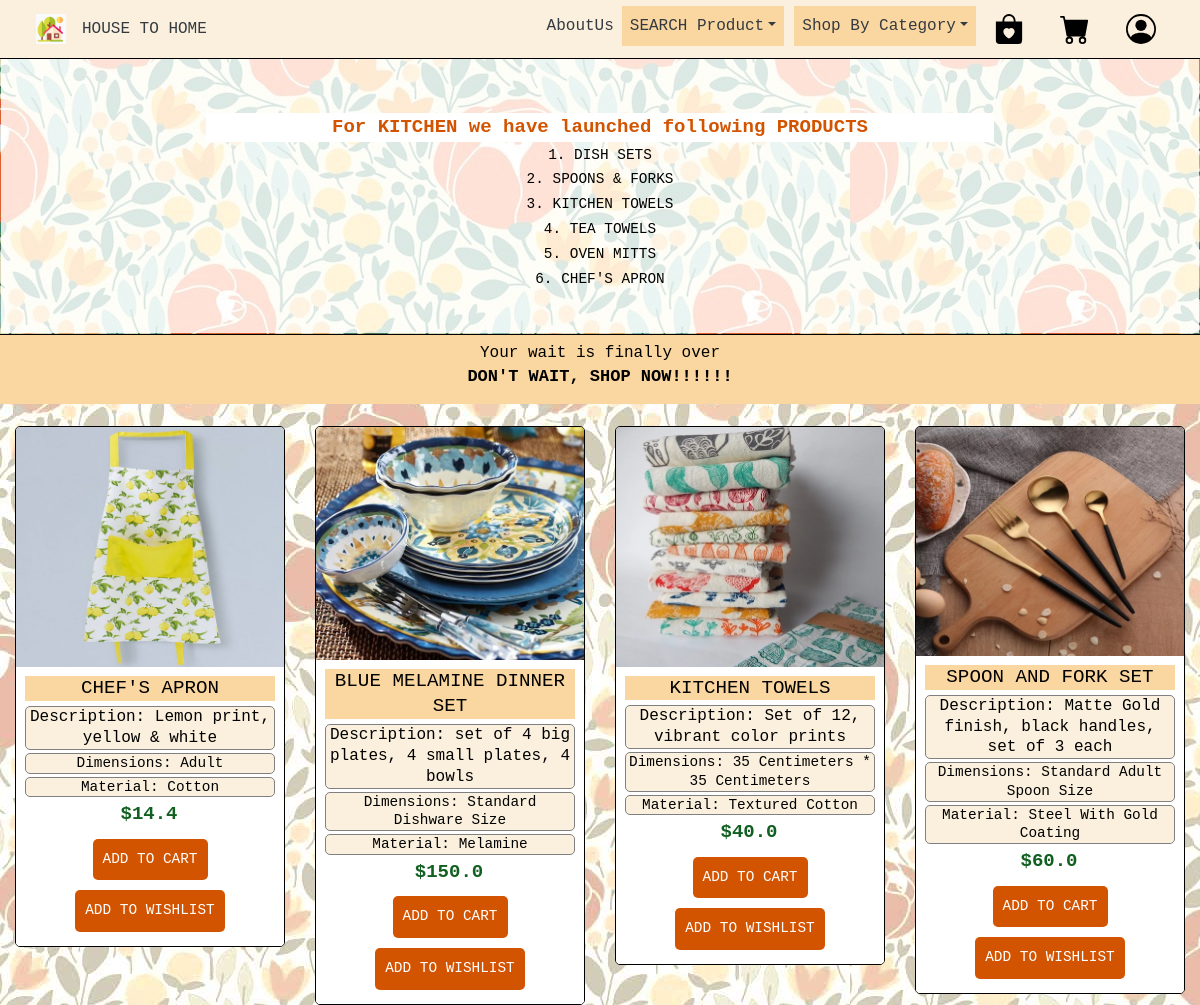
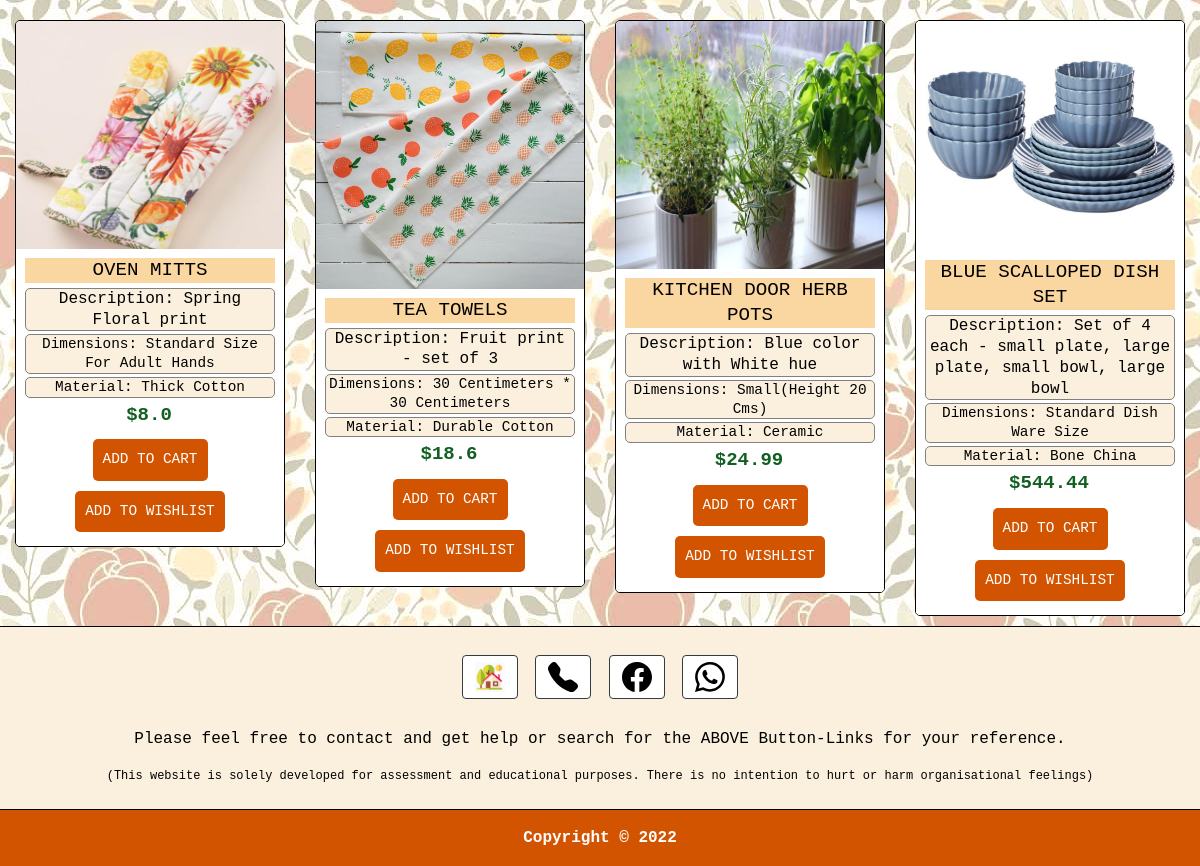
Page /houseToHome/kitchenproducts/ on the committed database (2 pictures, top to bottom).
### HouseToHomeStore/models.py (models this page shows, shortened)
class Product(db.Model):
    __tablename__ = 'product'
    unique_product_id = db.Column(db.Integer, primary_key=True)
    title = db.Column(db.String(64), unique=True)
    description = db.Column(db.String(500), nullable=False)
    image = db.Column(db.String(60), nullable=False)
    dimension = db.Column(db.String(160), nullable=False)
    material = db.Column(db.String(160), nullable=False)
    category = db.Column(db.String(160), nullable=False)
    price = db.Column(db.Float, nullable=False)
    singleCount = db.Column(db.Integer, default=1, nullable=False)
    shoppingCartcount = db.Column(db.Integer, default=1, nullable=False)
    wishListCount = db.Column(db.Integer, default=1, nullable=False)
    shippingCost = db.Column(db.Float, default=15, nullable=False)

### HouseToHomeStore/views.py (the view)
@bp.route('/houseToHome/kitchenproducts/')
def kitchenproducts():
    kitchensP = Product.query.filter(Product.category == 'Kitchen')
    return render_template('kitchenIndex.html', kitchensP=kitchensP)

### HouseToHomeStore/templates/kitchenIndex.html (shortened to what this page needs)
<!DOCTYPE html>
<html lang="en">
<head>
    <link rel="stylesheet" href="https://stackpath.bootstrapcdn.com/bootstrap/4.3.1/css/bootstrap.min.css"
>
    <link rel="stylesheet" href="https://cdn.jsdelivr.net/npm/bootstrap-icons@1.8.2/font/bootstrap-icons.css">
    <link rel="stylesheet" type="text/css" href="{{ url_for('static',filename='Css/styleKitchen.css') }}" />
</head>
<body>
    <header>
        <nav class="navbar navbar-light fixed-top navbar-expand-lg"
            style="background-color: #FAF0DD; border-bottom: 1px solid black; padding:0px;">
            <div class="container" style="padding: 6px;">
                <a class="navbar-brand-LOGO" href="{{ url_for('main.index') }}">
                    <img src="{{ url_for('static',filename='Images/Logos/Brand.jpeg') }}" width="30" height="30"
                        class="d-inline-block align-top" alt="HOUSE TO HOME">
                </a>
                <div class="navbar-brand-LOGO">
                    <a class="nav-item text-dark nav-link" href="{{ url_for('main.index') }}">HOUSE TO HOME</a>
                </div>
                <div class="collapse navbar-collapse" id="navbarToggler">
                    <div class="navbar-nav ml-auto">
                        <a href="#id02" class="nav-item text-dark nav-link navbar-Login-LOGO" style="margin-left: 0px;">
                            <button-loginClick onclick="document.getElementById('id02').style.display='block'"
                                style="width:auto;">
                                <h>AboutUs</h>
                            </button-loginClick>
                        </a>
                        <div class="dropdown">
                            <a class="nav-item text-dark nav-link dropdown-toggle" data-toggle="dropdown"
                                id="bookDropdown" aria-haspopup="true" aria-expanded="false" href="#"
                                style="margin-right:10px;">SEARCH Product</a>
                        </div>
                        <div class="dropdown">
                            <a class="nav-item text-dark nav-link dropdown-toggle" data-toggle="dropdown"
                                id="bookDropdown" aria-haspopup="true" aria-expanded="false" href="#">Shop By
                                Category</a>
                        </div>
                        <a href="{{ url_for('main.addProductToWishList') }}"
                            class="nav-item text-dark nav-link navbar-Wishlist-LOGO"
                            class="nav-item text-dark nav-link navbar-Wishlist-LOGO" data-toggle="tooltip"
                            data-placement="bottom" title="WISH LIST">
                            <img src="{{ url_for('static',filename='Images/Logos/bag-heart-fill.svg') }}" width="30"
                                height="30" alt="WishList Logo">
                        </a>
                        <a href="{{ url_for('main.placeOrder') }}" class="nav-item text-dark nav-link navbar-Cart-LOGO"
                            class="nav-item text-dark nav-link navbar-Wishlist-LOGO" data-toggle="tooltip"
                            data-placement="bottom" title="SHOPPING CART">
                            <img src="{{ url_for('static',filename='Images/Logos/cart-fill.svg') }}" width="30"
                                height="30" alt="Cart Logo">
                        </a>
                        <a href="#id01" class="nav-item text-dark nav-link navbar-Login-LOGO"
                            class="nav-item text-dark nav-link navbar-Wishlist-LOGO" data-toggle="tooltip"
                            data-placement="bottom" title="LOG IN">
                            <button-loginClick onclick="document.getElementById('id01').style.display='block'"
                                style="width:auto;">
                                <img src="{{ url_for('static',filename='Images/Logos/person-circle.svg') }}"
                                    class="loginImage" width="30" height="30" alt="Login Logo">
                            </button-loginClick>
                        </a>
                    </div>
                </div>
            </div>
        </nav>
        <div class="jumbotron jumbotron-fluid card card-image">
            <div class="row justify-content-center mt-5 pb-4">
                <div class="col-md-8">
                    <div class="py-4 mb-5">
                        <p class="text-center backgroundImageContent tagLine">For KITCHEN we have launched following
                            PRODUCTS
                        </p>
                        <p class="text-center backgroundImageContent">1. DISH SETS</p>
                        <p class="text-center backgroundImageContent">2. SPOONS & FORKS</p>
                        <p class="text-center backgroundImageContent">3. KITCHEN TOWELS</p>
                        <p class="text-center backgroundImageContent">4. TEA TOWELS</p>
                        <p class="text-center backgroundImageContent">5. OVEN MITTS</p>
                        <p class="text-center backgroundImageContent">6. CHEF'S APRON</p>
                    </div>
                </div>
            </div>
        </div>
    </header>
    <main>
        <div class="text-center"
            style="background-color: #FAD7A0; border-top: black 1px solid; padding-top: 6px; padding-bottom: 6px;">
            <h10 style="background-color:#FAD7A0; padding:2px; color:black">Your wait is finally over</h10>
            <h6 style="font-size:17px; font-weight:600; background-color:#FAD7A0; padding:2px; color:black">DON'T WAIT,
                SHOP NOW!!!!!!</h6>
        </div>
        <div class="container-fluid fadeThePicture-here">
            <div class="row justify-content-center">
                {% for products in kitchensP%}
                <div class="col-md-3 col-sm-6" style="
                    padding-top: 10px;
                    padding-bottom: 10px;">
                    <div class="product-grid4">
                        <div class="product-image4">
                            <img class="pic-1"
                                src="{{url_for('static', filename='Images/'+products.category+'/'+products.image)}}">
                        </div>
                        <div class="product-content">
                            <h3 class="title">{{products.title}}</h3>
                            <h3 class="description">Description: {{products.description}}</h3>
                            <h3 class="dimensions">dimensions: {{products.dimension}}</h3>
                            <h3 class="material">material: {{products.material}}</h3>
                            <div class="price">
                                ${{products.price}}
                            </div>
                            <form action="{{ url_for('main.placeOrder') }}">
                                <input class="add-to-cart" type="submit" value="ADD TO CART">
                            </form>
                            <form action="{{ url_for('main.addProductToWishList') }}">
                                <input class="add-to-cart" type="submit" value="ADD TO WISHLIST">
                            </form>
                        </div>
                    </div>
                </div>
                {% endfor %}
            </div>
        </div>
    </main>
    <footer class="text-center text-dark" style="background-color: #FAF0DD;">
        <div class="container p-4 footer">
            <a class="btn btn-outline-dark btn-floating m-1" href="{{ url_for('main.index') }}" role="button">
                <img src="{{ url_for('static',filename='Images/Logos/Brand.jpeg') }}" width="30" height="30"
                    class="d-inline-block align-top" alt="Home page">
            </a>
            <a class="btn btn-outline-dark btn-floating m-1" href="#!" role="button" data-toggle="tooltip"
                data-placement="bottom" title="CONTACT US ON NUMBER- 99988866">
                <img src="{{ url_for('static',filename='Images/Logos/telephone-fill.svg') }}" width="30" height="30"
                    class="d-inline-block align-top" alt="Contact Us">
            </a>
            <a class="btn btn-outline-dark btn-floating m-1" href="#!" role="button" data-toggle="tooltip"
                data-placement="bottom" title="GO TO OUR FACEBOOK">
                <img src="{{ url_for('static',filename='Images/Logos/facebook.svg') }}" width="30" height="30"
                    class="d-inline-block align-top" alt="Facebook Link">
            </a>
            <a class="btn btn-outline-dark btn-floating m-1" href="#!" role="button" data-toggle="tooltip"
                data-placement="bottom" title="WHATS APP US">
                <img src="{{ url_for('static',filename='Images/Logos/whatsapp.svg') }}" width="30" height="30"
                    class="d-inline-block align-top" alt="Whats App Link">
            </a>
        </div>
        <div class="mb-4 content-for-footer">
            <p style="font-weight: 500;">
                Please feel free to contact and get help or search for the ABOVE Button-Links for your reference.
            </p>
            <p style="font-size: 12px">
                (This website is solely developed for assessment and educational purposes. There is no intention to hurt
                or harm organisational feelings)
            </p>
        </div>
        <div class="text-center p-3">
            Copyright &copy; 2022
        </div>
    </footer>
</body>
</html>

### HouseToHomeStore/static/Css/styleKitchen.css (style rules this page uses)
.nav-item { font-family: "Courier New", sans-serif; font-weight: 500; }
.dropdown-toggle { background-color: #FAD7A0; }
.navbar-Wishlist-LOGO { margin-left: 10px; margin-right: 10px; }
.navbar-Cart-LOGO { margin-left: 10px; margin-right: 10px; }
.navbar-brand-LOGO { margin-left: none; }
.navbar-Login-LOGO { margin-left: 10px; }
footer { border-top: 1px solid black; }
.content-for-footer p { font-family: "Courier New", sans-serif; color: black; }
.text-center .p-3 { background-color: #D35400; font-family: "Courier New", sans-serif; color: white; font-weight: bold; border-top: 1px solid black; }
.backgroundImageContent { font-family: "Courier New", sans-serif; color: black; font-size: larger; font-weight: 500; }
.btn { background-color: white; font-family: 'Courier New', sans-serif; color: black; }
h6 { position: relative; margin-bottom: 8px; font-family: 'Courier New', sans-serif; }
h10 { position: relative; margin-top: 8px; font-family: 'Courier New', sans-serif; }
.jumbotron { background-image: url(../Images/BackgroundImg/Background.jpeg); padding-top: 6%; padding-bottom: 2%; margin-bottom: 0px; background-attachment: fixed; }
.jumbotron::before { content: ""; background-color: rgba(255, 255, 255, 0.80); top: 0px; right: 0px; bottom: 0px; left: 0px; position: absolute; }
.mb-5, .my-5 { margin-bottom: -2rem !important; font-size: 12px; margin-top: -2rem !important; }
.backgroundImageContent { margin-top: 0; margin-bottom: 0.2rem; }
.tagLine { margin-top: 0; margin-bottom: 0.2rem; font-size: 19px; font-weight: 600; color: #D35400; background-color: white; }
.fadeThePicture-here { background-image: url(../Images/BackgroundImg/BackgroundDim.jpeg); margin: 0px; padding-top: 12px; background-attachment: fixed; background-repeat: repeat; }
.product-grid4, .product-grid4 .product-image4 { position: relative }
.product-grid4 { font-family: "Courier New", sans-serif; text-align: center; border-radius: 5px; overflow: hidden; z-index: 1; border: 1.3px solid black; }
.product-grid4 .product-image4 img { width: 100%; height: auto; display: block; }
.product-grid4 .product-content { padding: 9px; background-color: white; }
.product-grid4 .title { text-transform: capitalize; color: black; font-weight: 500; font-size: 1.2em; line-height: 1.3em; margin-top: 0; margin-bottom: 5px; padding: 0; font-family: 'Courier New', sans-serif; background-color: #FAD7A0; }
.product-grid4 .description { color: black; font-size: 1em; line-height: 1.3em; margin-top: 0; margin-bottom: 3px; padding: 0; font-family: 'Courier New', sans-serif; background-color: #FAF0DD; border: 0.5px solid grey; border-radius: 5px; }
.product-grid4 .dimensions { text-transform: capitalize; color: black; font-size: 0.9em; line-height: 1.3em; margin-top: 0; margin-bottom: 3px; padding: 0; background-color: #FAF0DD; font-family: 'Courier New', sans-serif; border: 0.5px solid grey; border-radius: 5px; }
.product-grid4 .material { text-transform: capitalize; color: black; font-size: 0.9em; line-height: 1.3em; margin-top: 0; margin-bottom: 3px; padding: 0; background-color: #FAF0DD; font-family: 'Courier New', sans-serif; border: 0.5px solid grey; border-radius: 5px; }
.product-grid4 .price { color: #116021; font-size: 19px; font-weight: 700; margin: 0 2px 5px 0; display: block }
.product-grid4 .add-to-cart { min-height: 40px; border-radius: 5px; display: inline-block; background: #D35400; border: #D35400; color: white; font-family: 'Courier New', sans-serif; padding: 10px; margin: 5px; font-size: .90rem; }
body { font-family: 'Courier New', sans-serif; }
.container { padding: 16px; }

### rows in the picture
Product: category+image (picture), title "CHEF'S APRON", description "Lemon print, yellow & white", dimension "Adult", material "Cotton", price "14.4"
Product: category+image (picture), title "BLUE MELAMINE DINNER SET", description "set of 4 big plates, 4 small plates, 4 bowls", dimension "Standard Dishware Size", material "Melamine", price "150.0"
Product: category+image (picture), title "KITCHEN TOWELS", description "Set of 12, vibrant color prints", dimension "35 Centimeters * 35 Centimeters", material "Textured Cotton", price "40.0"
Product: category+image (picture), title "SPOON AND FORK SET", description "Matte Gold finish, black handles, set of 3 each", dimension "Standard Adult Spoon Size", material "Steel With Gold Coating", price "60.0"
Product: category+image (picture), title "OVEN MITTS", description "Spring Floral print", dimension "Standard Size For Adult Hands", material "Thick Cotton", price "8.0"
Product: category+image (picture), title "TEA TOWELS", description "Fruit print - set of 3", dimension "30 Centimeters * 30 Centimeters", material "Durable Cotton", price "18.6"
Product: category+image (picture), title "KITCHEN DOOR HERB POTS", description "Blue color with White hue", dimension "Small(Height 20 Cms)", material "Ceramic", price "24.99"
Product: category+image (picture), title "BLUE SCALLOPED DISH SET", description "Set of 4 each - small plate, large plate, small bowl, large bowl", dimension "Standard Dish Ware Size", material "Bone China", price "544.44"
